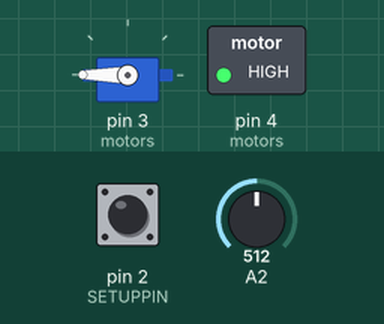
Recording of a sketch running on a simulated Arduino Uno, built with avr-gcc and run on an emulated ATmega328P. Shown: servo, switched loads named in the sketch (green lamp = pin HIGH). The test bench sets the inputs (shaded band); at power-on: A2 = 512, pin 2 (SETUPPIN) LOW. What the sketch prints to the serial monitor is not drawn.

Above: at 1.2 s.
1.3 s: A2 set to 741
2.8 s: A2 set to 759
At 3.6 s:
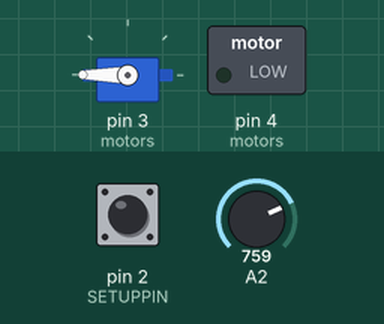
5.9 s: A2 set to 740
At 6.2 s:
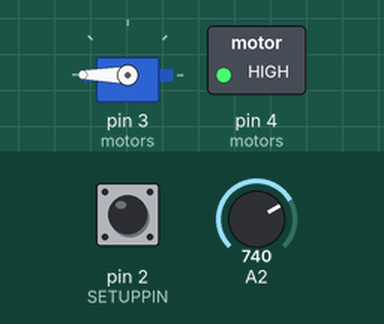
7.4 s: A2 set to 760
At 8.6 s:
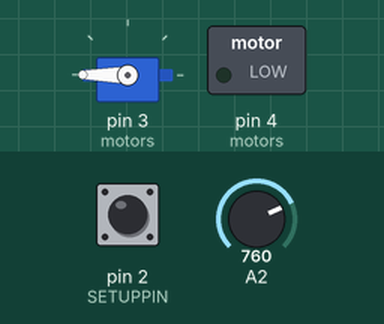
Timing chart, 0 to 9.9 s (numbered marks = the images above; inputs shaded):
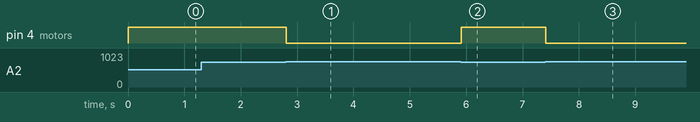

Measured:
- the behaviour switches between 750 and 751 on A2 (found by bisection; images 0 and 1)
- after the input at 1.3 s, every drawn part: stays the same
- after the input at 2.8 s, pin 4 (motors): HIGH → LOW at once
- after the input at 5.9 s, pin 4 (motors): LOW → HIGH at once
- after the input at 7.4 s, pin 4 (motors): HIGH → LOW at once

The sketch:

desvios.ino
```cpp
#include <Servo.h>
#include <EEPROM.h>

struct TRUNOUT {
  int servoPin;
  int buttonsPin;
  int relePin;
  byte posGREEN;
  byte posRED;
};

int T = 1;
TRUNOUT motors[] = {{3,2,4,90,90}};
Servo s[1];

int SETUPPIN = 2;

int GREEN = 2;
int RED = 1;

// -------
void setup() {
  Serial.begin(9600);
  for (int i=0 ; i<T ; i++) {
    motors[i].posGREEN = EEPROM.read(i*4);
    motors[i].posRED = EEPROM.read(i*4+1);

    if (motors[i].posGREEN == 0) {
      motors[i].posGREEN = 90;
    }
    if (motors[i].posRED == 0) {
      motors[i].posRED = 90;
    }

    s[i].attach(motors[i].servoPin);
    moveServo(i, motors[i].posGREEN);
    pinMode(motors[i].relePin, OUTPUT);
  }

  pinMode(SETUPPIN, INPUT);
}

// -------
void loop() {
  if (digitalRead(SETUPPIN)==HIGH) {
    digitalWrite(LED_BUILTIN, ((millis()/1000)%2));
    prog();
  } else {
    digitalWrite(LED_BUILTIN, HIGH);
    normal();
  }
  delay(100);
}

// -------
void prog() {
  int buttonsValues[T];
  readButtons(buttonsValues);
  int button = readButton(0);
  int change = 0 ;
  if (button == GREEN) {
    change = 1;
  } else if (button == RED) {
    change = -1;
  }

  for (int i=0 ; i<T ; i++) {
    int pos = buttonsValues[i];
    if (pos==GREEN) {
      motors[i].posGREEN = normalize(motors[i].posGREEN + change);
      moveServo(motors[i].servoPin, motors[i].posGREEN);
      EEPROM.write(i*4, motors[i].posGREEN);
    } else if (pos==RED) {
      motors[i].posRED = normalize(motors[i].posRED + change);
      moveServo(motors[i].servoPin, motors[i].posRED);
      EEPROM.write(i*4+1, motors[i].posRED);
    }

    Serial.print("m.posGREEN = " );
    Serial.print(motors[i].posGREEN);
    Serial.print("\t m.posRED = " );
    Serial.println(motors[i].posRED);
  }
}

// -------
void normal() {
  int buttonsValues[T];
  readButtons(buttonsValues);

  for (int i=0 ; i<T ; i++) {
    TRUNOUT m = motors[i];
    int pos = buttonsValues[i];
    if (pos==GREEN) {
      moveServo(m.servoPin, m.posGREEN);
      digitalWrite(m.relePin, LOW);
    } else if (pos==RED) {
      moveServo(m.servoPin, m.posRED);
      digitalWrite(m.relePin, HIGH);
    }
  }
}

// -------
int readButton(int pin) {
  int sensorValue = analogRead(pin);
  int outputValue = 0;
  if(sensorValue>750) {
    outputValue = 2;
  } else if(sensorValue>250) {
    outputValue = 1;
  }

/*  Serial.print("pin = " );
  Serial.print(pin);
  Serial.print("\t sensor = " );
  Serial.print(sensorValue);
  Serial.print("\t output = ");
  Serial.println(outputValue);
  */

  return outputValue;
}

// -------
void readButtons(int res[]) {
  for (int i=0 ; i<T ; i++) {
    TRUNOUT m = motors[i];
    res[i] = readButton(m.buttonsPin);
  }
}

// -------
void moveServo(int i, int pos) {
  if(s[i].attached()) {
    s[i].write(pos);
  } else {
    Serial.println("KO");
  }
}

// -------
int normalize(int v) {
  return limits(v, 0, 180);
}

// -------
int limits(int v, int l, int h) {
  if (v < l) {
    return l;
  } else if (v > h) {
    return h;
  } else {
    return v;
  }
}
```
